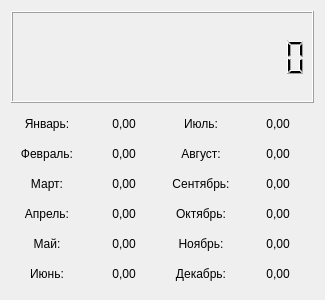
<?xml version="1.0" encoding="UTF-8"?>
<ui version="4.0">
    <class>Dialog</class>
    <widget class="QDialog" name="Dialog">
        <property name="geometry">
            <rect>
                <x>0</x>
                <y>0</y>
                <width>325</width>
                <height>300</height>
            </rect>
        </property>
        <property name="minimumSize">
            <size>
                <width>325</width>
                <height>300</height>
            </size>
        </property>
        <property name="maximumSize">
            <size>
                <width>400</width>
                <height>350</height>
            </size>
        </property>
        <property name="windowTitle">
            <string>Сумма по месяцам</string>
        </property>
        <layout class="QVBoxLayout" name="verticalLayout">
            <item>
                <widget class="QLCDNumber" name="lcdNumber">
                    <property name="smallDecimalPoint">
                        <bool>false</bool>
                    </property>
                    <property name="digitCount">
                        <number>15</number>
                    </property>
                    <property name="mode">
                        <enum>QLCDNumber::Dec</enum>
                    </property>
                    <property name="value" stdset="0">
                        <double>0.000000000000000</double>
                    </property>
                </widget>
            </item>
            <item>
                <layout class="QGridLayout" name="grid_months">
                    <property name="sizeConstraint">
                        <enum>QLayout::SetDefaultConstraint</enum>
                    </property>
                    <property name="horizontalSpacing">
                        <number>5</number>
                    </property>
                    <property name="verticalSpacing">
                        <number>0</number>
                    </property>
                    <item row="0" column="0">
                        <layout class="QGridLayout" name="grid_first_6">
                            <property name="topMargin">
                                <number>5</number>
                            </property>
                            <property name="bottomMargin">
                                <number>5</number>
                            </property>
                            <property name="horizontalSpacing">
                                <number>5</number>
                            </property>
                            <property name="verticalSpacing">
                                <number>10</number>
                            </property>
                            <item row="0" column="0">
                                <widget class="QLabel" name="lbl_january">
                                    <property name="minimumSize">
                                        <size>
                                            <width>70</width>
                                            <height>20</height>
                                        </size>
                                    </property>
                                    <property name="maximumSize">
                                        <size>
                                            <width>16777215</width>
                                            <height>16777215</height>
                                        </size>
                                    </property>
                                    <property name="text">
                                        <string>Январь:</string>
                                    </property>
                                    <property name="alignment">
                                        <set>Qt::AlignCenter</set>
                                    </property>
                                </widget>
                            </item>
                            <item row="1" column="0">
                                <widget class="QLabel" name="lbl_february">
                                    <property name="minimumSize">
                                        <size>
                                            <width>70</width>
                                            <height>20</height>
                                        </size>
                                    </property>
                                    <property name="text">
                                        <string>Февраль:</string>
                                    </property>
                                    <property name="alignment">
                                        <set>Qt::AlignCenter</set>
                                    </property>
                                </widget>
                            </item>
                            <item row="2" column="0">
                                <widget class="QLabel" name="lbl_march">
                                    <property name="minimumSize">
                                        <size>
                                            <width>70</width>
                                            <height>20</height>
                                        </size>
                                    </property>
                                    <property name="text">
                                        <string>Март:</string>
                                    </property>
                                    <property name="alignment">
                                        <set>Qt::AlignCenter</set>
                                    </property>
                                </widget>
                            </item>
                            <item row="4" column="0">
                                <widget class="QLabel" name="lbl_may">
                                    <property name="minimumSize">
                                        <size>
                                            <width>70</width>
                                            <height>20</height>
                                        </size>
                                    </property>
                                    <property name="text">
                                        <string>Май:</string>
                                    </property>
                                    <property name="alignment">
                                        <set>Qt::AlignCenter</set>
                                    </property>
                                </widget>
                            </item>
                            <item row="3" column="0">
                                <widget class="QLabel" name="lbl_april">
                                    <property name="minimumSize">
                                        <size>
                                            <width>70</width>
                                            <height>20</height>
                                        </size>
                                    </property>
                                    <property name="text">
                                        <string>Апрель:</string>
                                    </property>
                                    <property name="alignment">
                                        <set>Qt::AlignCenter</set>
                                    </property>
                                </widget>
                            </item>
                            <item row="5" column="0">
                                <widget class="QLabel" name="lbl_june">
                                    <property name="minimumSize">
                                        <size>
                                            <width>70</width>
                                            <height>20</height>
                                        </size>
                                    </property>
                                    <property name="text">
                                        <string>Июнь:</string>
                                    </property>
                                    <property name="alignment">
                                        <set>Qt::AlignCenter</set>
                                    </property>
                                </widget>
                            </item>
                            <item row="3" column="1">
                                <widget class="QLabel" name="lbl_data_april">
                                    <property name="minimumSize">
                                        <size>
                                            <width>70</width>
                                            <height>20</height>
                                        </size>
                                    </property>
                                    <property name="text">
                                        <string>0,00</string>
                                    </property>
                                    <property name="alignment">
                                        <set>Qt::AlignCenter</set>
                                    </property>
                                </widget>
                            </item>
                            <item row="0" column="1">
                                <widget class="QLabel" name="lbl_data_january">
                                    <property name="minimumSize">
                                        <size>
                                            <width>70</width>
                                            <height>20</height>
                                        </size>
                                    </property>
                                    <property name="text">
                                        <string>0,00</string>
                                    </property>
                                    <property name="alignment">
                                        <set>Qt::AlignCenter</set>
                                    </property>
                                </widget>
                            </item>
                            <item row="1" column="1">
                                <widget class="QLabel" name="lbl_data_february">
                                    <property name="minimumSize">
                                        <size>
                                            <width>70</width>
                                            <height>20</height>
                                        </size>
                                    </property>
                                    <property name="text">
                                        <string>0,00</string>
                                    </property>
                                    <property name="alignment">
                                        <set>Qt::AlignCenter</set>
                                    </property>
                                </widget>
                            </item>
                            <item row="2" column="1">
                                <widget class="QLabel" name="lbl_data_march">
                                    <property name="minimumSize">
                                        <size>
                                            <width>70</width>
                                            <height>20</height>
                                        </size>
                                    </property>
                                    <property name="text">
                                        <string>0,00</string>
                                    </property>
                                    <property name="alignment">
                                        <set>Qt::AlignCenter</set>
                                    </property>
                                </widget>
                            </item>
                            <item row="4" column="1">
                                <widget class="QLabel" name="lbl_data_may">
                                    <property name="minimumSize">
                                        <size>
                                            <width>70</width>
                                            <height>20</height>
                                        </size>
                                    </property>
                                    <property name="text">
                                        <string>0,00</string>
                                    </property>
                                    <property name="alignment">
                                        <set>Qt::AlignCenter</set>
                                    </property>
                                </widget>
                            </item>
                            <item row="5" column="1">
                                <widget class="QLabel" name="lbl_data_june">
                                    <property name="minimumSize">
                                        <size>
                                            <width>70</width>
                                            <height>20</height>
                                        </size>
                                    </property>
                                    <property name="text">
                                        <string>0,00</string>
                                    </property>
                                    <property name="alignment">
                                        <set>Qt::AlignCenter</set>
                                    </property>
                                </widget>
                            </item>
                        </layout>
                    </item>
                    <item row="0" column="1">
                        <layout class="QGridLayout" name="grid_last_6">
                            <property name="topMargin">
                                <number>5</number>
                            </property>
                            <property name="bottomMargin">
                                <number>5</number>
                            </property>
                            <property name="horizontalSpacing">
                                <number>5</number>
                            </property>
                            <property name="verticalSpacing">
                                <number>10</number>
                            </property>
                            <item row="4" column="0">
                                <widget class="QLabel" name="lbl_november">
                                    <property name="minimumSize">
                                        <size>
                                            <width>70</width>
                                            <height>20</height>
                                        </size>
                                    </property>
                                    <property name="text">
                                        <string>Ноябрь:</string>
                                    </property>
                                    <property name="alignment">
                                        <set>Qt::AlignCenter</set>
                                    </property>
                                </widget>
                            </item>
                            <item row="3" column="0">
                                <widget class="QLabel" name="lbl_october">
                                    <property name="minimumSize">
                                        <size>
                                            <width>70</width>
                                            <height>20</height>
                                        </size>
                                    </property>
                                    <property name="text">
                                        <string>Октябрь:</string>
                                    </property>
                                    <property name="alignment">
                                        <set>Qt::AlignCenter</set>
                                    </property>
                                </widget>
                            </item>
                            <item row="1" column="0">
                                <widget class="QLabel" name="lbl_august">
                                    <property name="minimumSize">
                                        <size>
                                            <width>70</width>
                                            <height>20</height>
                                        </size>
                                    </property>
                                    <property name="text">
                                        <string>Август:</string>
                                    </property>
                                    <property name="alignment">
                                        <set>Qt::AlignCenter</set>
                                    </property>
                                </widget>
                            </item>
                            <item row="2" column="0">
                                <widget class="QLabel" name="lbl_september">
                                    <property name="minimumSize">
                                        <size>
                                            <width>70</width>
                                            <height>20</height>
                                        </size>
                                    </property>
                                    <property name="text">
                                        <string>Сентябрь:</string>
                                    </property>
                                    <property name="alignment">
                                        <set>Qt::AlignCenter</set>
                                    </property>
                                </widget>
                            </item>
                            <item row="0" column="0">
                                <widget class="QLabel" name="lbl_july">
                                    <property name="minimumSize">
                                        <size>
                                            <width>70</width>
                                            <height>20</height>
                                        </size>
                                    </property>
                                    <property name="text">
                                        <string>Июль:</string>
                                    </property>
                                    <property name="alignment">
                                        <set>Qt::AlignCenter</set>
                                    </property>
                                </widget>
                            </item>
                            <item row="5" column="0">
                                <widget class="QLabel" name="lbl_december">
                                    <property name="minimumSize">
                                        <size>
                                            <width>70</width>
                                            <height>20</height>
                                        </size>
                                    </property>
                                    <property name="text">
                                        <string>Декабрь:</string>
                                    </property>
                                    <property name="alignment">
                                        <set>Qt::AlignCenter</set>
                                    </property>
                                </widget>
                            </item>
                            <item row="0" column="1">
                                <widget class="QLabel" name="lbl_data_july">
                                    <property name="minimumSize">
                                        <size>
                                            <width>70</width>
                                            <height>20</height>
                                        </size>
                                    </property>
                                    <property name="text">
                                        <string>0,00</string>
                                    </property>
                                    <property name="alignment">
                                        <set>Qt::AlignCenter</set>
                                    </property>
                                </widget>
                            </item>
                            <item row="1" column="1">
                                <widget class="QLabel" name="lbl_data_august">
                                    <property name="minimumSize">
                                        <size>
                                            <width>70</width>
                                            <height>20</height>
                                        </size>
                                    </property>
                                    <property name="text">
                                        <string>0,00</string>
                                    </property>
                                    <property name="alignment">
                                        <set>Qt::AlignCenter</set>
                                    </property>
                                </widget>
                            </item>
                            <item row="2" column="1">
                                <widget class="QLabel" name="lbl_data_september">
                                    <property name="minimumSize">
                                        <size>
                                            <width>70</width>
                                            <height>20</height>
                                        </size>
                                    </property>
                                    <property name="text">
                                        <string>0,00</string>
                                    </property>
                                    <property name="alignment">
                                        <set>Qt::AlignCenter</set>
                                    </property>
                                </widget>
                            </item>
                            <item row="3" column="1">
                                <widget class="QLabel" name="lbl_data_october">
                                    <property name="minimumSize">
                                        <size>
                                            <width>70</width>
                                            <height>20</height>
                                        </size>
                                    </property>
                                    <property name="text">
                                        <string>0,00</string>
                                    </property>
                                    <property name="alignment">
                                        <set>Qt::AlignCenter</set>
                                    </property>
                                </widget>
                            </item>
                            <item row="4" column="1">
                                <widget class="QLabel" name="lbl_data_november">
                                    <property name="minimumSize">
                                        <size>
                                            <width>70</width>
                                            <height>20</height>
                                        </size>
                                    </property>
                                    <property name="text">
                                        <string>0,00</string>
                                    </property>
                                    <property name="alignment">
                                        <set>Qt::AlignCenter</set>
                                    </property>
                                </widget>
                            </item>
                            <item row="5" column="1">
                                <widget class="QLabel" name="lbl_data_december">
                                    <property name="minimumSize">
                                        <size>
                                            <width>70</width>
                                            <height>20</height>
                                        </size>
                                    </property>
                                    <property name="text">
                                        <string>0,00</string>
                                    </property>
                                    <property name="alignment">
                                        <set>Qt::AlignCenter</set>
                                    </property>
                                </widget>
                            </item>
                        </layout>
                    </item>
                </layout>
            </item>
        </layout>
    </widget>
    <resources/>
    <connections/>
</ui>
